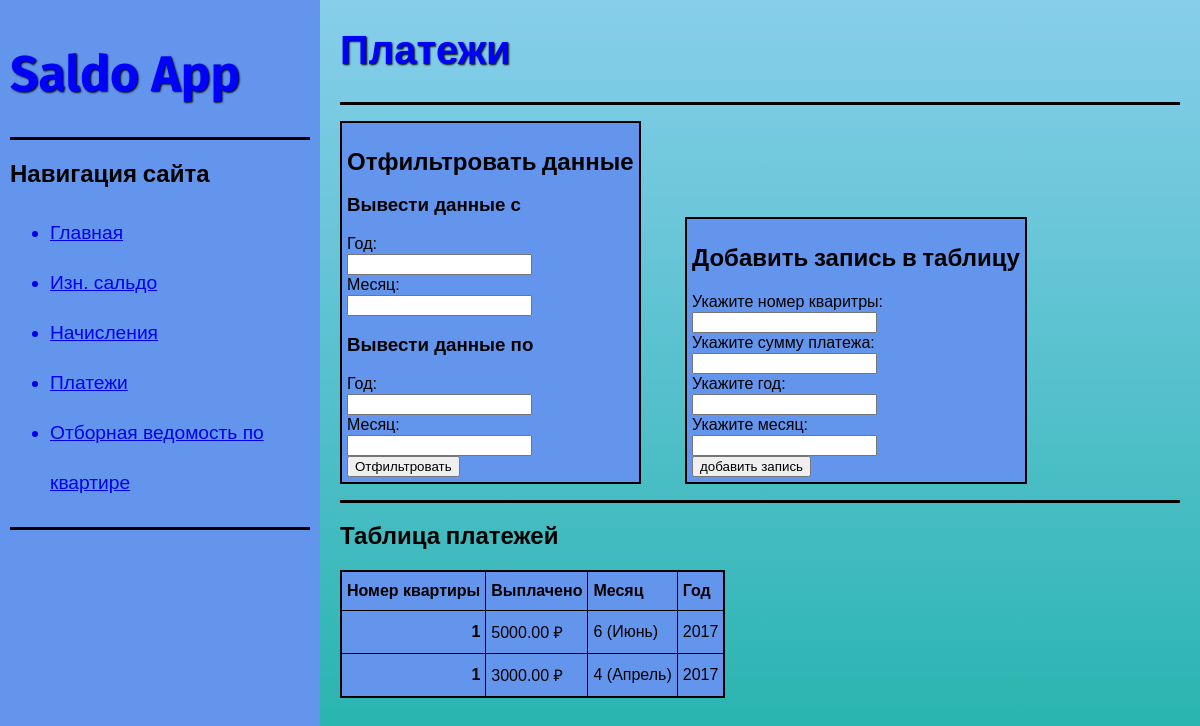
The app's page /charges with its own data.
### saldoapp/models.py (models this page shows)
class Charge(models.Model):
    class Meta:
        unique_together = ('saldo_id', 'year', 'month')
    saldo_id = models.ForeignKey(InitialSaldo, on_delete=models.CASCADE)
    year = models.PositiveIntegerField()
    month = models.PositiveIntegerField()
    value = models.DecimalField(max_digits=10, decimal_places=2)

class InitialSaldo(models.Model):
    apartment_id = models.PositiveIntegerField(primary_key=True)
    value = models.DecimalField(max_digits=10, decimal_places=2)
    year = models.PositiveIntegerField()

### saldoapp/views.py (the view)
# urls.py: path('charges', views.charges, name='initial saldo'),
def charges(response):
    error_message = ''
    filter_used = False
    if response.method == 'POST':
        try:
            saldo_id = int(response.POST.get('saldo_id'))
            value = float(response.POST.get('value'))
            month = int(response.POST.get('month'))
            year = int(response.POST.get('year'))
            if value <= 0:
                error_message = 'Указано значение платежа меньше или равное 0'
                raise Exception()
            if month < 1 or month > 12:
                error_message = 'Указано некорректное значение месяца'
                raise Exception()
            o = Charge()
            o.saldo_id = InitialSaldo.objects.get(apartment_id=saldo_id)
            o.value = value
            o.month = month
            o.year = year
            o.save()
        except:
            if len(error_message) == 0:
                error_message = 'Ошибка! Проверьте корректность данных и попробуйте еще раз'
    elif response.method == 'GET':
        if len(list(response.GET)) > 0:
            try:
                from_year = response.GET.get('from_year')
                to_year = response.GET.get('to_year')
                from_month = response.GET.get('from_month')
                to_month = response.GET.get('to_month')
                table = Charge.objects.filter(year__gte=from_year, year__lte=to_year)
                table = table.filter(month__gte=from_month, month__lte=to_month)
                print(table)
                table = table.order_by('year', 'month')[::-1]
                filter_used = True
            except:
                if len(error_message) == 0:
                    error_message = 'Ошибка! Неверно заданы параметры фильтра'
    if not filter_used:
        table = Charge.objects.order_by('year', 'month')[::-1]
    return render(response, 'charges.html',
                  {'table': table,
                   'error_orccured': len(error_message) != 0,
                   'error_message': error_message,
                   'month_names': month_names})

### saldoapp/templatetags/saldoapp_extras.py (called while the page is built)
def get_value_from_dict(dict_data, key):
    if key:
        return dict_data.get(key)

### saldoapp/templates/charges.html (shortened to what this page needs)
{% extends 'index.html' %}
{% load saldoapp_extras %}
{% block content %}
    <h1 id="sitecontent_text">Платежи</h1>
    <hr>
    <div class="tableform_box">
        <h2>Отфильтровать данные</h2>
        <form action="" method="get" class="tableform">
            <h3>Вывести данные с </h3>
            <label for="from_year">Год:</label>
            <div>
                <input type="number" name="from_year" id="from_year" required="required">
            </div>
            <label for="from_month">Месяц:</label>
            <div>
                <input type="number" name="from_month" id="from_month" required="required">
            </div>
            <h3>Вывести данные по </h3>
            <label for="to_year">Год:</label>
            <div>
                <input type="number" name="to_year" id="to_year" required="required">
            </div>
            <label for="to_month">Месяц:</label>
            <div>
                <input type="number" name="to_month" id="to_month" required="required">
            </div>
            <input type="submit" value="Отфильтровать">
        </form>
    </div>
    <div style="margin-left: 40px;" class="tableform_box">
        <h2>Добавить запись в таблицу</h2>
        <form action="" method="post" class="tableform">
            <label for="saldo_id">Укажите номер кваритры: </label>
            <div>
                <input type="number" name="saldo_id" id="saldo_id" required="required">
            </div>
            <label for="value">Укажите сумму платежа: </label>
            <div>
                <input type="text" name="value" id="value" required="required">
            </div>
            <label for="year">Укажите год: </label>
            <div>
                <input type="number" name="year" id="year" required="required">
            </div>
            <label for="month">Укажите месяц: </label>
            <div>
                <input type="number" name="month" id="month" required="required">
            </div>
            <input type="submit" value="добавить запись">
        </form>
    </div>
    <hr>
    <h2>Таблица платежей</h2>
    <table class="datatable">
        <thead>
            <tr>
                <th style="text-align: right">Номер квартиры</th>
                <th>Выплачено</th>
                <th>Месяц</th>
                <th>Год</th>
            </tr>
        </thead>
        <tbody>
            {% for item in table %}
                <tr>
                    <th style="text-align: right">
                        {{item.saldo_id.apartment_id}}
                    </th>
                    <td>{{item.value}} ₽</td>
                    <td>{{item.month}} ({{ month_names|get_value_from_dict:item.month }})</td>
                    <td>{{item.year}}</td>
                </tr>
            {% endfor %}
        </tbody>
    </table>
{% endblock %}

### saldoapp/static/stylesheet.css (style rules this page uses)
body { font-family: "consolas", sans-serif; height: 100%; margin: 0px; margin-bottom: 40px; background: linear-gradient(skyblue, lightseagreen); background-repeat: no-repeat; background-attachment: fixed; }
h1 { text-shadow: 1px 1px 2px black; font-family: "Fira Sans", sans-serif; font-size: 50px; color: blue; }
h2 { font-family: "Fira Sans", sans-serif; color: black; }
hr { display: block; border: 0; border-top: 3px solid black; margin: 1em 0; padding: 0; }
.tableform_box { display: inline-block; padding: 5px; border: 2px solid black; background-color: cornflowerblue; }
.datatable thead { text-align: left; }
.datatable tbody { text-align: left; }
.datatable { overflow: hidden; text-overflow: ellipsis; word-wrap: break-word; display: inline-table; font-family: "consolas", sans-serif; background-color: cornflowerblue; border-collapse: collapse; border: 2px solid black; }
.datatable th { padding-block: 10px; padding-right: 5px; padding-left: 5px; border: 1px solid black; }
.datatable td { padding-block: 10px; padding-right: 5px; padding-left: 5px; border: 1px solid black; }
.tableform { vertical-align: top; line-height: 20px; }
#sitecontent_text { font-size: 40px; }

### records on screen
Charge: saldo_id.apartment_id "1", value "5000.00", month "6", month "Июнь", year "2017"
Charge: saldo_id.apartment_id "1", value "3000.00", month "4", month "Апрель", year "2017"
